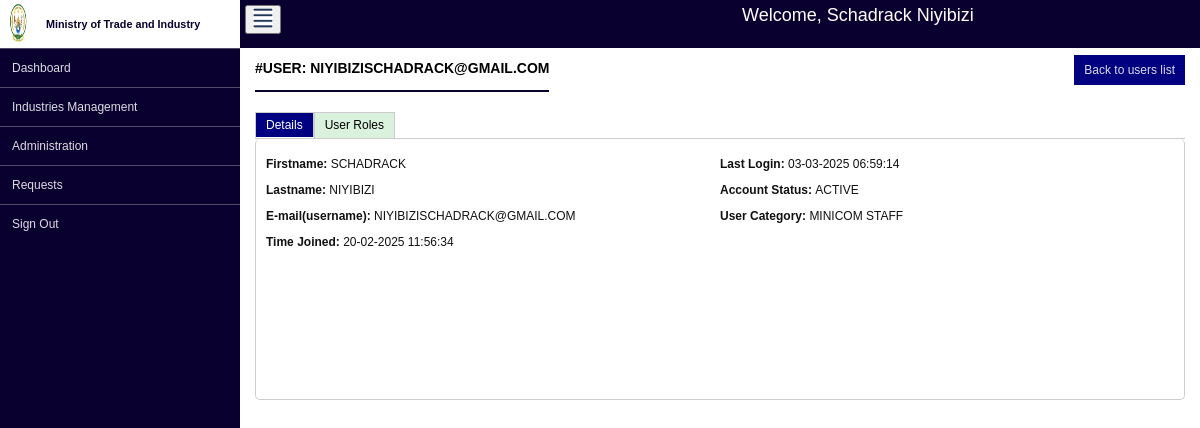
/system-management/users/1/ (signed in), run on the app's committed database.
### system_management/models.py (models this page shows, shortened)
class User(AbstractUser):
    USER_CATEGORIES = (
        ("MINICOM STAFF", "MINICOM STAFF"),
        ("COMPANY", "COMPANY"),
        ("VISITOR", "VISITOR"),
    )
    first_name = models.CharField(max_length=250, null=False, blank=False)
    username = None
    change_password_required = models.BooleanField(default=False)
    user_category = models.CharField(max_length=20, choices=USER_CATEGORIES, null=False, blank=False)
    email = models.EmailField(unique=True, max_length=250)
    USERNAME_FIELD = 'email'
    REQUIRED_FIELDS = ["first_name", "last_name"]
    class Meta(AbstractUser.Meta):
        swappable = 'AUTH_USER_MODEL'
        db_table = 'Users'

### system_management/views.py (the view)
# urls.py: path("users/<str:user_id>/", user_detail, name="user-details"),
@login_required(login_url="system_management:login", redirect_field_name="redirect_to")
def user_detail(request, user_id):
    user = User.objects.filter(id=user_id).first()
    user_roles = UserRole.objects.filter(user=user).order_by("role__name")
    existing_roles = [ role.role.id for role in user_roles]
    roles = Role.objects.exclude(id__in=existing_roles).order_by("name")
    if user is not None:
        context = {
            "user": user,
            "roles": roles,
            "user_roles": user_roles
        }
        return render(request, "systems_management/user-details.html", context=context)
    return redirect("system_management:users-list")

### templates/systems_management/user-details.html (shortened to what this page needs)
{% extends "base_layout.html" %}
{% block main_data_load %}
    <div id="car_title_header_and_new_btn">
        <p id="car_title_header_and_new_btn_p">#USER:  {{ user.email|upper}}</p>
        <a href="{% url 'system_management:users-list' %}" id="price_back_to_car_list">Back to users list</a>
    </div>
    <div id="tabs-container">
        <ul class="tabs">
            <li class="tab-link active" data-tab="user-detail">Details</li>
            <li class="tab-link" data-tab="user-roles">User Roles</li>
        </ul>
    </div>
    <div id="car_body_data">
        <div id="user-detail" class="tab-content active">
            <div id="car_viewed_for_prices" class="car_viewed_for_services_prices">
                <div>
                    <p><strong>Firstname: </strong>{{ user.first_name|upper }}</p>
                    <p><strong>Lastname: </strong>{{ user.last_name|upper }}</p>
                    <p><strong>E-mail(username): </strong>{{ user.email|upper }}</p>
                    <p><strong>Time Joined: </strong>{{ user.date_joined|date:'d-m-Y H:i:s' }}</p>
                </div>
                <div>
                    <p><strong>Last Login: </strong>{{ user.last_login|date:'d-m-Y H:i:s' }}</p>
                    <p><strong>Account Status: </strong>{% if user.is_active %}ACTIVE{% else %}INACTIVE{% endif %}</p>
                    <p><strong>User Category: </strong>{{ user.user_category}}
                </div>
            </div>
        </div>
    </div>
{% endblock %}

### templates/base_layout.html (shortened to what this page needs)
<!DOCTYPE html>
{% load static %}
<html lang="en">
  <head>
    <link rel="stylesheet" type="text/css" href="{% static 'css/main.css' %}"/>
  </head>
  <body>
    <div id="aside_navigation">
		<div id="sfjourney_aside_logo">
			<img src="{% static 'images/minicom_logo.png' %}" id="aside_logo" class="aside-header-data"/>
			<p class="aside-header-data">Ministry of Trade and Industry</p>
		</div>
		<div id="aside_navigations">
			<a href="">Dashboard</a>
			<button onclick="toggleAssetRegistrySection()">Industries management</button>
			<button onclick="toggleUsersManagementAssetSection()">Administration</button>
			<a href="">Requests</a>
			<a href="{% url 'system_management:logout' %}">Sign out</a>
		</div>
	</div>
	<div id="main_load">
		<div id="main_load_header">
			<button onclick="toggleNavigations()"><img src="{% static 'images/icon.png' %}" width="20" height="20"/></button>
			<p>Welcome, {{ request.user.first_name|capfirst }} {{ request.user.last_name|lower|capfirst }}</p>
		</div>
		<div id="main_load_data">
			{% block main_data_load %}
            {% endblock %}
		</div>
	</div>
  </body>
</html>

### static_files/css/main.css (style rules this page uses)
:root { --aside_bg: #222831; --aside_fg: rgba(244,244,244, 0.9); --aside_fg_hover_a: #111; --aside_bg_hover_a: #fff; --aside_border_color: rgba(244, 244, 244, 0.3); --main_bg: #e8e8e8; --main_fg: black; --main_header_bg: white; --scroll_bar_color: #888; --aside-navigation-span-bg: #55f; --navy_car: #000080; --peru_car: #cd853f; --darkGreen: #0a290a; --darkBlue: #090030; --darkRed:rgb(116, 24, 4); --table_tr_background_color: rgb(230, 230, 230); --table_header_background_color: #DAF1DE; }
* { box-sizing: border-box; font-family:Verdana, Geneva, Tahoma, sans-serif; font-size: 12px; }
body { margin: 0px; padding: 0px; }
#aside_navigation { float: left; width: 20%; height: 100vh; background-color: var(--darkBlue); color: var(--aside_fg); margin: 0px; padding: 0px; position: fixed; top: 0px; left: 0px; }
#main_load { float: right; width: 80%; height: 100vh; background-color: white; color: var(--main_fg); margin: 0px; padding: 0px; }
#main_load_header { width: 100%; height: 6%; background-color: var(--darkBlue); margin:0px; margin-top: 0px; padding: 5px; position: fixed; text-align: center; z-index: 100; top: 0px; right: 0px; left: 20%; color: var(--aside_bg_hover_a); font-family: 'Times New Roman', Times, serif; }
#main_load_header button { float: left; }
#main_load_header p { text-align: center; font-size: 18px; margin-top: 0px; }
#main_load_data { width: 100%; height: 94%; background-color: var(--aside_bg_hover_a); padding: 5px 15px; }
#sfjourney_aside_logo { width: 100%; height: 6%; font-size: 12px; padding: 0px; margin: 0px; margin-top: 0px; background-color: var(--aside_bg_hover_a); display: flex; align-items: center; justify-content: left; }
.aside-header-data { float: left; }
#sfjourney_aside_logo img { width: 15%; height: 100%; }
#sfjourney_aside_logo p { width: 78%; color: var(--darkBlue); font-size: 0.9rem; padding-left: 10px; font-weight: bold; }
#aside_navigations { width: 100%; height: 94%; }
#aside_navigations a { width: 100%; padding: 12px; display: block; font-size: 12px; border-top: 1px solid var(--aside_border_color); text-decoration: none; font-family: inherit; color: var(--aside_fg); font-weight: normal; text-transform: capitalize; }
#aside_navigations button { width: 100%; padding: 12px; display: block; border: none; font-size: 12px; border-top: 1px solid var(--aside_border_color); text-decoration: none; font-family: inherit; color: var(--aside_fg); font-weight: normal; text-align: left; text-transform: capitalize; background-color: var(--darkBlueHover); outline: none; }
#tabs-container { margin-top: 20px; }
.tabs { display: flex; list-style-type: none; padding: 0; margin: 0; border-bottom: 1px solid #ccc; }
.tabs .tab-link { padding: 5px 10px; cursor: pointer; border: 1px solid #ccc; border-bottom: none; margin-right: 0; background-color: var(--table_header_background_color); border-radius: 0; }
.tabs .tab-link.active { background-color: var(--navy_car); color: white; border-bottom: 1px solid #fff; }
.tab-content { display: none; overflow: auto; padding: 5px 0; border: 1px solid #ccc; border-top: none; border-radius: 5px; }
.tab-content.active { display: block; }
#car_title_header_and_new_btn { height: 5%; margin-top: 50px; }
#car_title_header_and_new_btn p { float: left; padding-top: 5px; font-size: 14px; width: auto; height: 100%; margin-top: 0px; font-weight: bold; border-bottom: 2px double var(--darkBlue); }
.car_viewed_for_services_prices { background-color: var(--aside_bg_hover_a); padding: 1px 10px; color: var(--aside_fg_hover_a); font-weight: normal; font-family: Verdana, Geneva, Tahoma, sans-serif; min-height: 250px; max-height: 300px; }
.car_viewed_for_services_prices div { float: left; width: 50%; cursor: pointer; }
.car_viewed_for_services_prices p { font-size: 12px; }
#price_back_to_car_list { float: right; font-size: 12px; padding: 8px 10px; margin-top: 0px; font-weight: normal; border: none; border-radius: 0px; background-color: var(--navy_car); color: var(--aside_fg); text-decoration: none; }

### data on the page
User: user.first_name "Schadrack", user.last_name "Niyibizi", email "NIYIBIZISCHADRACK@GMAIL.COM", first_name "SCHADRACK", last_name "NIYIBIZI", date_joined "20-02-2025 11:56:34", last_login "03-03-2025 06:59:14", user_category "MINICOM STAFF"
